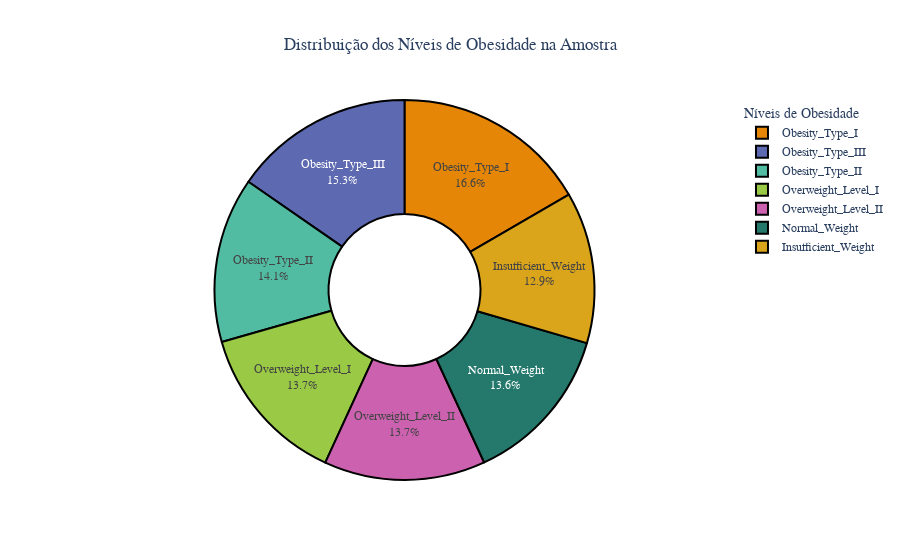

Write notebook code for a chart like this one.
### Code cell
# CÉLULA 4: ANÁLISE DA VARIÁVEL ALVO
import plotly.express as px

# Definir uma paleta de cores para os níveis de obesidade
cores_obesidade = px.colors.qualitative.Vivid

# Criar o gráfico de pizza interativo
fig = px.pie(
    df_pt,
    names='nivel_obesidade',
    title='Distribuição dos Níveis de Obesidade na Amostra',
    color_discrete_sequence=cores_obesidade
)
fig.update_traces(
    textposition='inside',
    textinfo='percent+label',
    hole=.4, # Cria um "donut chart"
    marker=dict(line=dict(color='#000000', width=2))
)
fig.update_layout(
    title_x=0.5,
    legend_title_text='Níveis de Obesidade',
    font=dict(family="Arial, sans-serif", size=12)
)
fig.show()

### Figure 1 — Plotly figure (JSON) as saved in the notebook; plotly's stock layout.template omitted (floating-point values rounded to 4 significant figures; data arrays with more than 128 entries replaced by an {"elided": "..."} marker saying what was removed)
{"data": [{"domain": {"x": [0, 1], "y": [0, 1]}, "hole": 0.4, "hovertemplate": "nivel_obesidade=%{label}<extra></extra>", "labels": {"elided": "2111 str values"}, "legendgroup": "", "marker": {"line": {"color": "#000000", "width": 2}}, "name": "", "showlegend": true, "textinfo": "percent+label", "textposition": "inside", "type": "pie"}], "layout": {"font": {"family": "Arial, sans-serif", "size": 12}, "legend": {"title": {"text": "Níveis de Obesidade"}, "tracegroupgap": 0}, "piecolorway": ["rgb(229, 134, 6)", "rgb(93, 105, 177)", "rgb(82, 188, 163)", "rgb(153, 201, 69)", "rgb(204, 97, 176)", "rgb(36, 121, 108)", "rgb(218, 165, 27)", "rgb(47, 138, 196)", "rgb(118, 78, 159)", "rgb(237, 100, 90)", "rgb(165, 170, 153)"], "title": {"text": "Distribuição dos Níveis de Obesidade na Amostra", "x": 0.5}}}
